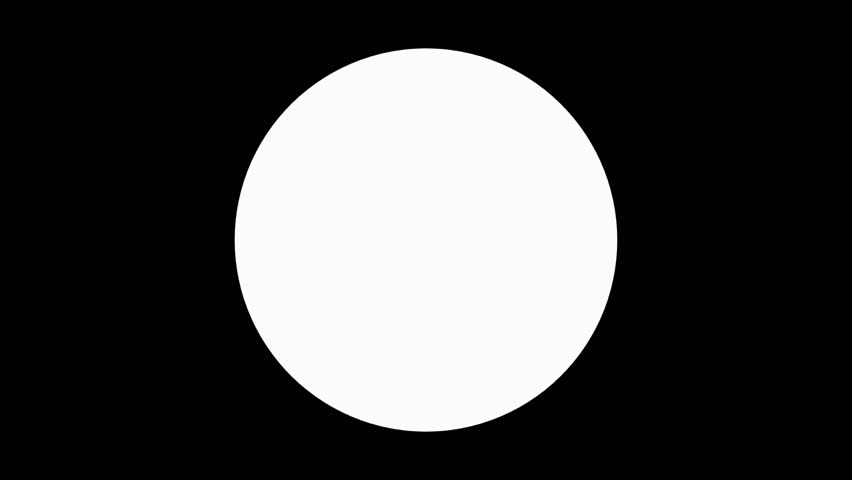
#> input picture ProjectComet/ingest/circle.jpg, 852 x 480 px, found by its file name; its folder holds only this picture in this run
$ python imageprocessor.py
#> lines starting #> are read from the running program, lines starting #| are printed output that depends on the picture; after the words box and inside, x2 and y2 are one past the last pixel; in counts of white or black regions, pixels touching at a corner belong together
import os
import cv2
import PIL

# [5 lines of commented-out code are left out]


input_dir = 'C:/Users/seagu/Pictures/ProjectComet/ingest'
output_dir = 'C:/Users/seagu/Pictures/ProjectComet/temporary/'
FileNameList = os.listdir(input_dir)
print(FileNameList)

count = 0

width_dimension = 4000
height_dimension = 3000
resize_dimension = (width_dimension, height_dimension)

#img = cv2.imread("C:/Users/seagu/Pictures/ProjectComet/ingest/112082unimgNoise70.jpg")
#cv2.imshow("image",img)
#cv2.waitKey()


for eachFile in FileNameList:
    print(eachFile)
    img = cv2.imread(eachFile)
#> img is the input picture: shape (480, 852, 3); min 0, max 255, mean 71.7

#    cv2.imwrite(output_dir + str(eachFile) + "resized.jpg", resized_image)

    resized_image = cv2.resize(img, resize_dimension, interpolation = cv2.INTER_LINEAR)
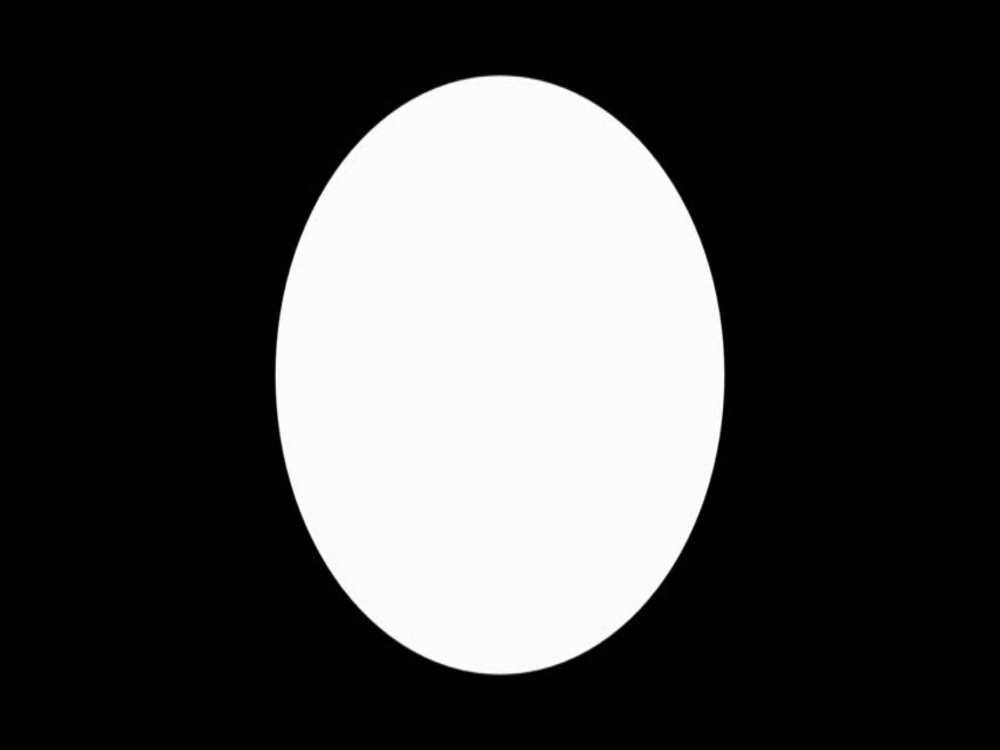
#> resized_image: shape (3000, 4000, 3) (shown at 1/4 size); min 0, max 255, mean 71.7
#    cv2.imwrite(output_dir + str(eachFile) + "edge.jpg", resized_image)
    edges = cv2.Canny(resized_image, 10,100)
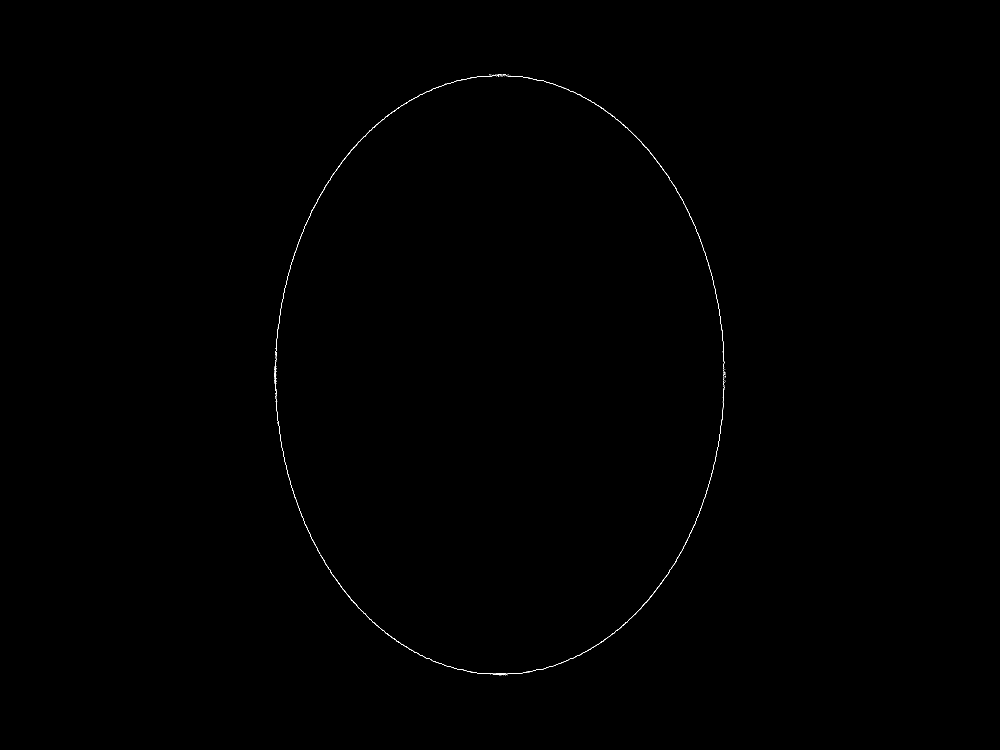
#> edges: shape (3000, 4000) (shown at 1/4 size); 0.07% white in thin lines or dots, all inside (x1, y1, x2, y2) = (1097, 298, 2903, 2702)
#    cv2.imshow("image", resized_image)
#    cv2.imshow("edge", edges)
#    cv2.waitKey()
    output_dir += str(eachFile)
#    print(output_dir)
    cv2.imwrite(output_dir + str(eachFile) + "edge.jpg", edges)


'''
minval = [150,200,300]
maxval = [300,400,400]
img = cv2.imread(FileNameList[0])
#edges = cv2.Canny(img, 200, 400)
#cv2.imwrite(output_dir + "new.jpg", img)

for x in range(len(minval)):
    edges = cv2.Canny(img, minval[x], maxval[x])
    cv2.imwrite(output_dir + str(x) + "edge.jpg", edges)
    print(minval[x], maxval[x])
'''
